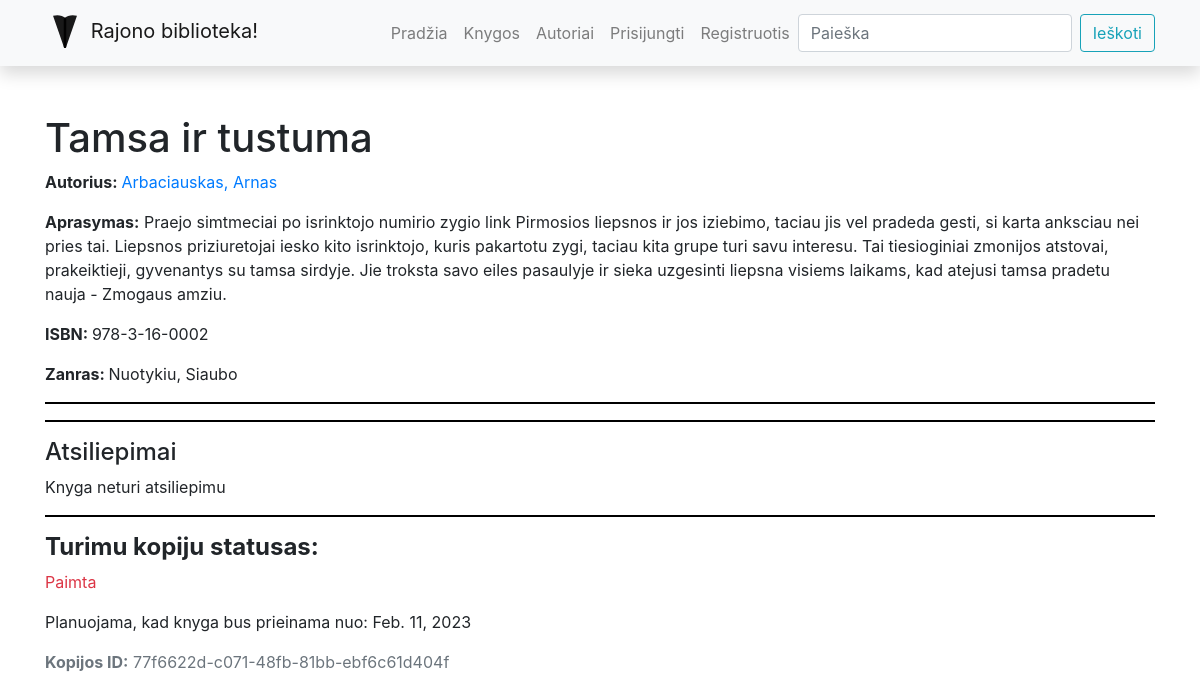
/library/books/3, run on an earlier commit of the app's database.
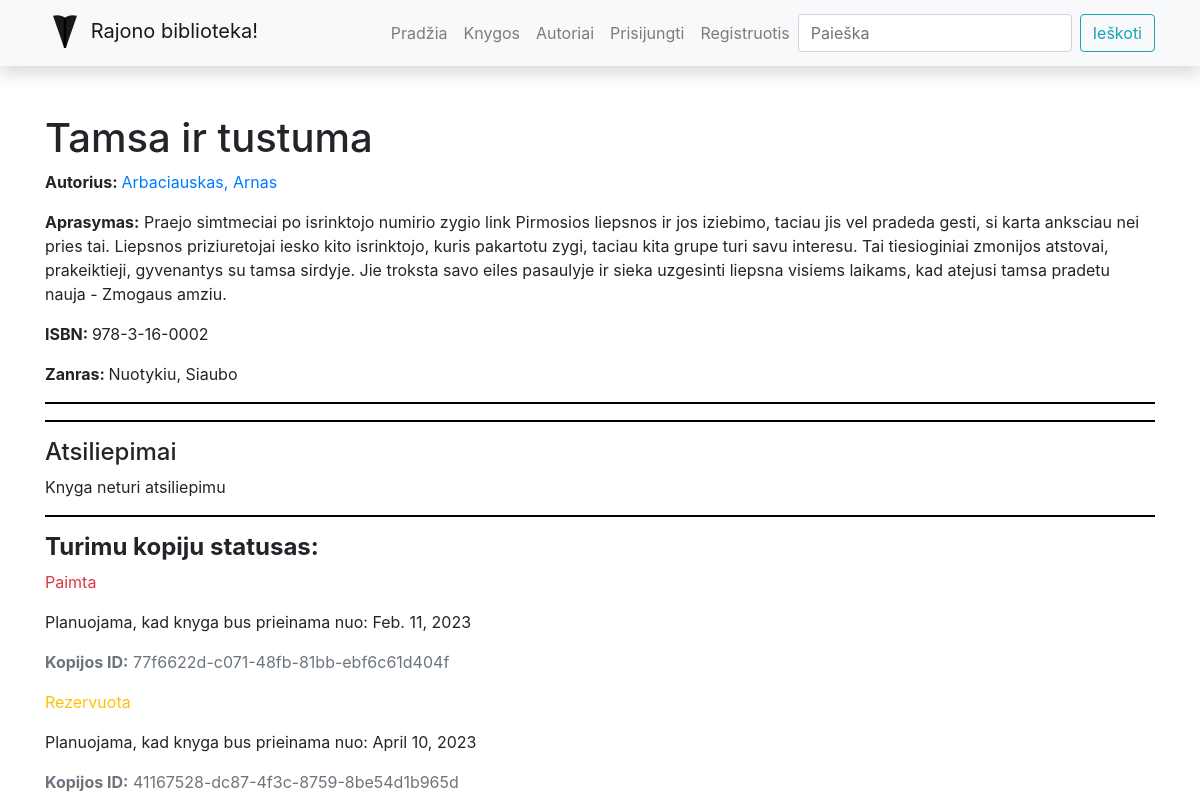
And on a later commit of the database.
### library/models.py (models this page shows, shortened)
class BookInstance(models.Model):
    id = models.UUIDField(primary_key=True, default=uuid.uuid4, help_text='Unikalus knygos kopijos ID')
    book = models.ForeignKey('Book', on_delete=models.SET_NULL, null=True)
    due_back = models.DateField('Bus prieinama', null=True, blank=True)
    LOAN_STATUS = (
        ('a', 'Administruojama'),
        ('p', 'Paimta'),
        ('g', 'Galima paimti'),
        ('r', 'Rezervuota')
    )
    status = models.CharField(
        max_length=1,
        choices=LOAN_STATUS,
        blank=True,
        default='a',
        help_text='Status'
    )
    reader = models.ForeignKey(User, on_delete=models.SET_NULL, null=True, blank=True)
    class Meta:
        ordering = ['due_back']

### library/views.py (the view, shortened to what this page needs)
# urls.py: path('books/<int:pk>', views.BookDetailView.as_view(), name='book-detail'),
class BookDetailView(FormMixin, generic.DetailView):
    model = Book  # automatiskai sukuriamas kintamasis Book -> book
    template_name = 'book_detail_styled.html'  # nurodome is kur ims apipavidalinima internete
    form_class = BookReviewForm
    class Meta:
        ordering = ['title']

### library/forms.py
class BookReviewForm(forms.ModelForm):
    class Meta:
        model = BookReview
        fields = ('content', 'book', 'reviewer')
        widgets = {'book': forms.HiddenInput(), 'reviewer': forms.HiddenInput()}

### library/models.py (called while the page is built)
    def __str__(self):
        return self.name

    def __str__(self):
        return f'{self.last_name}, {self.first_name}'

### library/templates/book_detail_styled.html (shortened to what this page needs)
{% extends "base.html" %}
{% block content %}
<h1>{{book.title}}</h1>
<p><b>Autorius: </b><a href="{% url 'author-detail' book.author.id %}"> {{book.author}}</a></p>
<p><b>Aprasymas:</b> {{book.summary}}</p>
<p><b>ISBN: </b>{{book.isbn}}</p>
<p><b>Zanras: </b>{{book.genre.all|join:", "}}</p>
<hr>
<hr>
<h4>Atsiliepimai</h4>
{% if book.bookreview_set.all %}
{% for book_review_obj in book.bookreview_set.all %}
<hr>
<p>{{book_review_obj.reviewer}}, <em>{{book_review_obj.date_created}}</em></p>
<p>{{book_review_obj.content}}</p>
{% endfor %}
{% else %}
<p>Knyga neturi atsiliepimu</p>
{% endif %}
<hr>
<h4><b>Turimu kopiju statusas: </b></h4>
{% for book_inst_obj in book.bookinstance_set.all %}
<p class="{% if book_inst_obj.status == 'g' %}text-success
{% elif book_inst_obj.status == 'p' %}text-danger
{% else %}text-warning
{% endif %}">{{book_inst_obj.get_status_display}}</p>
{% if book_inst_obj.status != 'g'%}
<p>Planuojama, kad knyga bus prieinama nuo: {{book_inst_obj.due_back}}</p>
{% endif %}
<p class="text-muted"><strong>Kopijos ID:</strong> {{book_inst_obj.id}}</p>
{%endfor%}
{% endblock %}

What changed in the data, as far as the page shows it:
added BookInstance: status "Rezervuota", due_back "April 10, 2023", id "41167528-dc87-4f3c-8759-8be54d1b965d"
